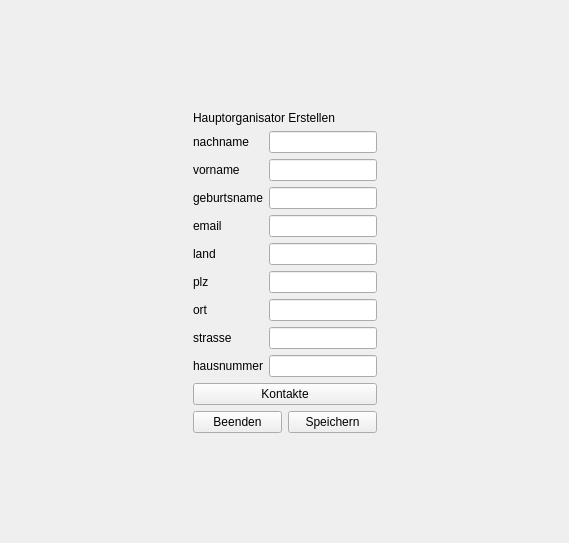
<?xml version="1.0" encoding="UTF-8"?>
<ui version="4.0">
 <class>CreateHauptorganisatorView</class>
 <widget class="QWidget" name="CreateHauptorganisatorView">
  <property name="geometry">
   <rect>
    <x>0</x>
    <y>0</y>
    <width>569</width>
    <height>543</height>
   </rect>
  </property>
  <property name="windowTitle">
   <string>Form</string>
  </property>
  <layout class="QVBoxLayout" name="verticalLayout_3">
   <item>
    <spacer name="verticalSpacer">
     <property name="orientation">
      <enum>Qt::Vertical</enum>
     </property>
     <property name="sizeHint" stdset="0">
      <size>
       <width>20</width>
       <height>96</height>
      </size>
     </property>
    </spacer>
   </item>
   <item>
    <layout class="QHBoxLayout" name="horizontalLayout_2">
     <item>
      <spacer name="horizontalSpacer">
       <property name="orientation">
        <enum>Qt::Horizontal</enum>
       </property>
       <property name="sizeHint" stdset="0">
        <size>
         <width>40</width>
         <height>20</height>
        </size>
       </property>
      </spacer>
     </item>
     <item>
      <layout class="QVBoxLayout" name="verticalLayout_2">
       <item>
        <layout class="QVBoxLayout" name="verticalLayout">
         <item>
          <widget class="QLabel" name="label">
           <property name="text">
            <string>Hauptorganisator Erstellen</string>
           </property>
          </widget>
         </item>
         <item>
          <layout class="QFormLayout" name="formLayout">
           <item row="0" column="0">
            <widget class="QLabel" name="nachnameLbl">
             <property name="text">
              <string>nachname</string>
             </property>
            </widget>
           </item>
           <item row="0" column="1">
            <widget class="QLineEdit" name="nachnameTbx"/>
           </item>
           <item row="1" column="0">
            <widget class="QLabel" name="vornameLbl">
             <property name="text">
              <string>vorname</string>
             </property>
            </widget>
           </item>
           <item row="1" column="1">
            <widget class="QLineEdit" name="vornameTbx"/>
           </item>
           <item row="2" column="0">
            <widget class="QLabel" name="geburtsnameLbl">
             <property name="text">
              <string>geburtsname</string>
             </property>
            </widget>
           </item>
           <item row="2" column="1">
            <widget class="QLineEdit" name="geburtsnameTbx"/>
           </item>
           <item row="4" column="0">
            <widget class="QLabel" name="landLbl">
             <property name="text">
              <string>land</string>
             </property>
            </widget>
           </item>
           <item row="4" column="1">
            <widget class="QLineEdit" name="landTbx"/>
           </item>
           <item row="5" column="0">
            <widget class="QLabel" name="plzLbl">
             <property name="text">
              <string>plz</string>
             </property>
            </widget>
           </item>
           <item row="5" column="1">
            <widget class="QLineEdit" name="plzTbx"/>
           </item>
           <item row="6" column="0">
            <widget class="QLabel" name="ortLbl">
             <property name="text">
              <string>ort</string>
             </property>
            </widget>
           </item>
           <item row="6" column="1">
            <widget class="QLineEdit" name="ortTbx"/>
           </item>
           <item row="7" column="0">
            <widget class="QLabel" name="strasseLbl">
             <property name="text">
              <string>strasse</string>
             </property>
            </widget>
           </item>
           <item row="7" column="1">
            <widget class="QLineEdit" name="strasseTbx"/>
           </item>
           <item row="8" column="0">
            <widget class="QLabel" name="hausnummerLbl">
             <property name="text">
              <string>hausnummer</string>
             </property>
            </widget>
           </item>
           <item row="8" column="1">
            <widget class="QLineEdit" name="hausnummerTbx"/>
           </item>
           <item row="9" column="0" colspan="2">
            <widget class="QPushButton" name="kontakteBtn">
             <property name="text">
              <string>Kontakte</string>
             </property>
            </widget>
           </item>
           <item row="3" column="0">
            <widget class="QLabel" name="emailLbl">
             <property name="text">
              <string>email</string>
             </property>
            </widget>
           </item>
           <item row="3" column="1">
            <widget class="QLineEdit" name="emailTbx"/>
           </item>
          </layout>
         </item>
        </layout>
       </item>
       <item>
        <layout class="QHBoxLayout" name="horizontalLayout">
         <item>
          <widget class="QPushButton" name="exitBtn">
           <property name="text">
            <string>Beenden</string>
           </property>
          </widget>
         </item>
         <item>
          <widget class="QPushButton" name="saveBtn">
           <property name="text">
            <string>Speichern</string>
           </property>
          </widget>
         </item>
        </layout>
       </item>
      </layout>
     </item>
     <item>
      <spacer name="horizontalSpacer_2">
       <property name="orientation">
        <enum>Qt::Horizontal</enum>
       </property>
       <property name="sizeHint" stdset="0">
        <size>
         <width>40</width>
         <height>20</height>
        </size>
       </property>
      </spacer>
     </item>
    </layout>
   </item>
   <item>
    <spacer name="verticalSpacer_2">
     <property name="orientation">
      <enum>Qt::Vertical</enum>
     </property>
     <property name="sizeHint" stdset="0">
      <size>
       <width>20</width>
       <height>96</height>
      </size>
     </property>
    </spacer>
   </item>
  </layout>
 </widget>
 <resources/>
 <connections/>
</ui>
